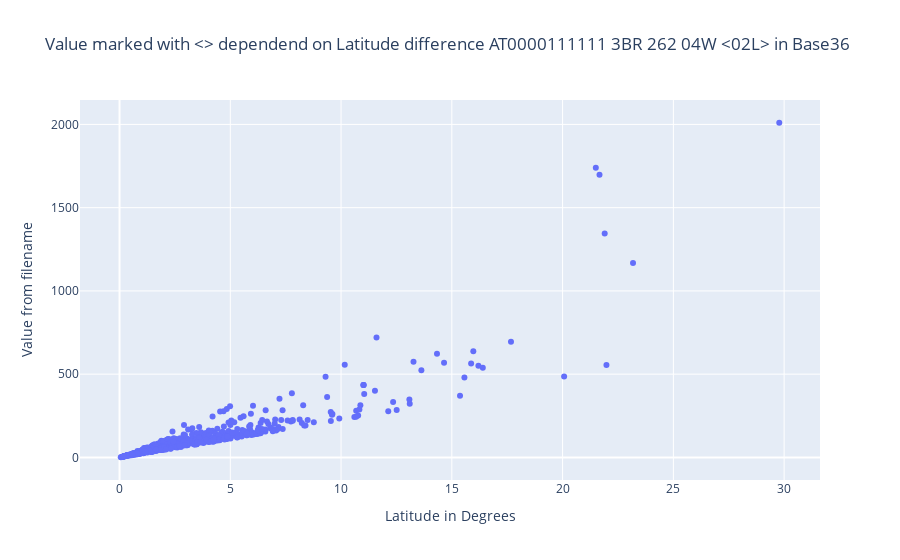

The cell this chart's notebook holds for it:
### Code cell
fig = px.scatter(
    df,
    x="angleDiffLatgitude",
    y="f4",
    title="Value marked with <> dependend on Latitude difference AT0000111111 3BR 262 04W <02L> in Base36",
    hover_name="name",
    hover_data=["angleDiffLatgitude", "f4"],
    labels={
        "f4": "Value from filename",
        "angleDiffLatgitude": "Latitude in Degrees",
    },
)
fig.write_html("f4-angleDiffLatgitude.html")
fig.show()

### Figure 1 — Plotly figure (JSON) as saved in the notebook; plotly's stock layout.template omitted (floating-point values rounded to 4 significant figures; data arrays with more than 128 entries replaced by an {"elided": "..."} marker saying what was removed)
{"data": [{"hovertemplate": "<b>%{hovertext}</b><br><br>Latitude in Degrees=%{x}<br>Value from filename=%{y}<extra></extra>", "hovertext": {"elided": "626 str values"}, "legendgroup": "", "marker": {"color": "#636efa", "symbol": "circle"}, "mode": "markers", "name": "", "orientation": "v", "showlegend": false, "type": "scatter", "x": {"elided": "626 float values"}, "xaxis": "x", "y": {"elided": "626 int values"}, "yaxis": "y"}], "layout": {"legend": {"tracegroupgap": 0}, "title": {"text": "Value marked with <> dependend on Latitude difference AT0000111111 3BR 262 04W <02L> in Base36"}, "xaxis": {"anchor": "y", "domain": [0, 1], "title": {"text": "Latitude in Degrees"}}, "yaxis": {"anchor": "x", "domain": [0, 1], "title": {"text": "Value from filename"}}}}
